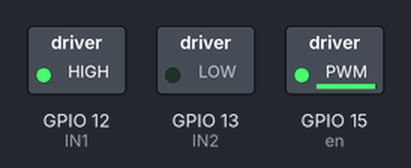
Simulated run of this program. Board: ESP32 board running MicroPython. Parts: switched loads named in the program (green lamp = pin HIGH).

Above: at 0.1 s.
Timing chart, 0 to 1.6 s (numbered marks = the images above):
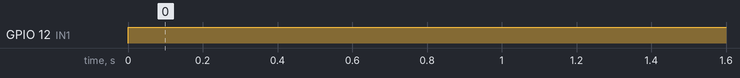

Measured:
- by itself, GPIO 12 (IN1): LOW → HIGH at 0.00 s

The program:

DC_motor.py
```python
from machine import Pin,PWM

en = PWM(Pin(15))

IN1 = Pin(12,Pin.OUT)
IN2 = Pin(13,Pin.OUT)

en.freq(1000)
en.duty(1000)

def clockwise():
    IN1.value(1)
    IN2.value(0)

def anticlockwise():
    IN1.value(0)
    IN2.value(1)

while True:
    clockwise()
```
